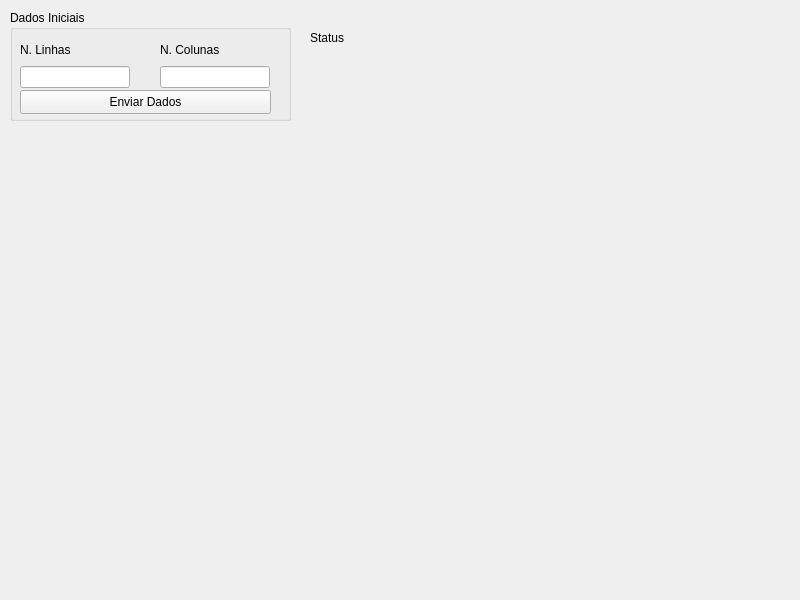
<?xml version="1.0" encoding="UTF-8"?>
<ui version="4.0">
 <class>MainWindow</class>
 <widget class="QMainWindow" name="MainWindow">
  <property name="geometry">
   <rect>
    <x>0</x>
    <y>0</y>
    <width>800</width>
    <height>600</height>
   </rect>
  </property>
  <property name="windowTitle">
   <string>MainWindow</string>
  </property>
  <widget class="QWidget" name="centralwidget">
   <widget class="QGroupBox" name="groupBox">
    <property name="geometry">
     <rect>
      <x>10</x>
      <y>10</y>
      <width>281</width>
      <height>111</height>
     </rect>
    </property>
    <property name="title">
     <string>Dados Iniciais</string>
    </property>
    <widget class="QPushButton" name="pushButtonEnviarDados">
     <property name="geometry">
      <rect>
       <x>10</x>
       <y>80</y>
       <width>251</width>
       <height>24</height>
      </rect>
     </property>
     <property name="text">
      <string>Enviar Dados</string>
     </property>
    </widget>
    <widget class="QWidget" name="layoutWidget">
     <property name="geometry">
      <rect>
       <x>150</x>
       <y>30</y>
       <width>110</width>
       <height>48</height>
      </rect>
     </property>
     <layout class="QVBoxLayout" name="verticalLayoutColunas">
      <item>
       <widget class="QLabel" name="labelNColunas">
        <property name="text">
         <string>N. Colunas</string>
        </property>
       </widget>
      </item>
      <item>
       <widget class="QLineEdit" name="lineEditNColunas"/>
      </item>
     </layout>
    </widget>
    <widget class="QWidget" name="layoutWidget">
     <property name="geometry">
      <rect>
       <x>10</x>
       <y>30</y>
       <width>110</width>
       <height>48</height>
      </rect>
     </property>
     <layout class="QVBoxLayout" name="verticalLayout_2">
      <item>
       <widget class="QLabel" name="labelNLinhas">
        <property name="text">
         <string>N. Linhas</string>
        </property>
       </widget>
      </item>
      <item>
       <widget class="QLineEdit" name="lineEditNLinhas"/>
      </item>
     </layout>
    </widget>
   </widget>
   <widget class="QLabel" name="labelStatus">
    <property name="geometry">
     <rect>
      <x>310</x>
      <y>30</y>
      <width>211</width>
      <height>16</height>
     </rect>
    </property>
    <property name="text">
     <string>Status</string>
    </property>
   </widget>
  </widget>
  <widget class="QMenuBar" name="menubar">
   <property name="geometry">
    <rect>
     <x>0</x>
     <y>0</y>
     <width>800</width>
     <height>21</height>
    </rect>
   </property>
  </widget>
 </widget>
 <resources/>
 <connections/>
</ui>
